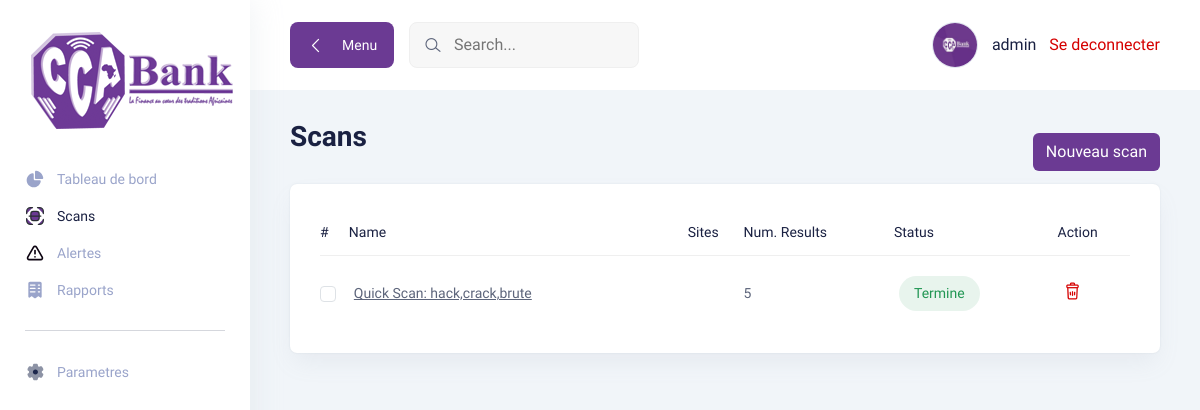
The page /scans/ (signed in) on the database as committed earlier.
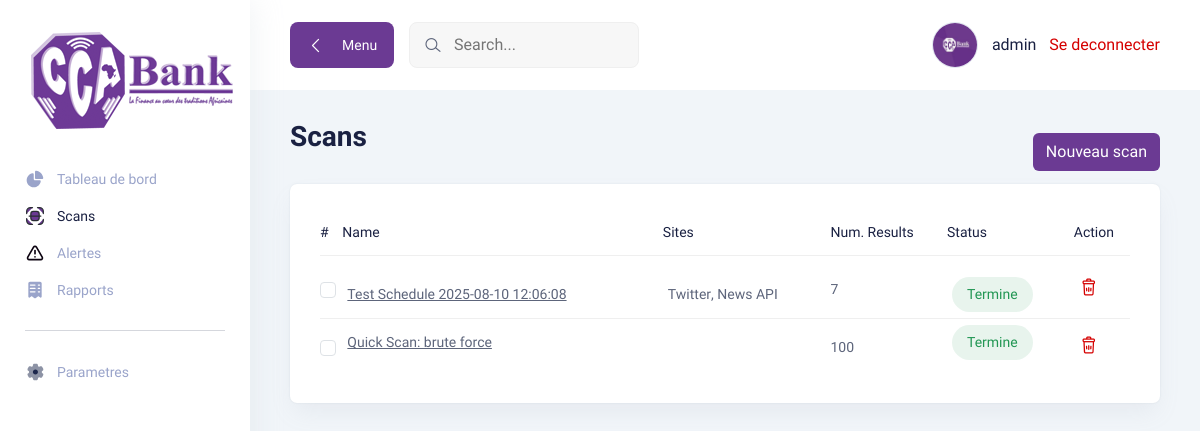
The same page on the database as committed later.
### main/models.py (models this page shows, shortened)
class Scan(models.Model):
    time_run = models.DateTimeField(auto_now_add=True)
    name = models.CharField(max_length=100, null=True)
    sites = models.ManyToManyField(Sites, related_name='scans')
    schedule = models.ForeignKey(ScanSchedule, related_name='scans', on_delete=models.SET_NULL, null=True, blank=True)
    scan_start_date = models.DateTimeField(auto_now_add=True)
    scan_end_date = models.DateTimeField(null=True, blank=True)
    status = models.CharField(max_length=20, choices=[('pending', 'Pending'), ('completed', 'Completed'), ('failed', 'Failed')])
    keywords = models.TextField(null=True, blank=True)

class Sites(models.Model):
    name = models.CharField(max_length=100)
    url = models.URLField(null=True)
    def __str__(self):
        return self.name

### main/views.py (the view)
# urls.py: path('scans/', login_required(scans), name='scans'),
def scans(request):
    scans = Scan.objects.all()
    if request.method == 'POST':
        form = ScanForm(request.POST)
        if form.is_valid():
            form.save()
            messages.success(request, _("Scan cree avec succes!"))
            return redirect('scans')
    else:
        form = ScanForm()
    return render(request, 'main/scans.html', {'form': form, 'scans': scans})

### main/forms.py (shortened to what this page needs)
class ScanForm(forms.ModelForm):
    schedule_time = forms.DateTimeField(
        widget=forms.DateTimeInput(attrs={'type': 'datetime-local', 'class': 'form-control'}),
        label="Start Time"
    )
    frequency = forms.ChoiceField(
        choices=ScanSchedule._meta.get_field('frequency').choices,
        widget=forms.Select(attrs={'class': 'form-control'}),
        label="Frequency"
    )
    class Meta:
        model = Scan
        fields = ['name', 'sites', 'keywords']
        widgets = {
            'sites': forms.SelectMultiple(attrs={'class': 'form-control'}),
            'name': forms.TextInput(attrs={'class': 'form-control', 'placeholder': 'Enter scan name'}),
            'keywords': forms.Textarea(attrs={'class': 'form-control', 'placeholder': 'Enter keywords (optional)', 'rows': 3}),
        }

### main/templates/main/scans.html (shortened to what the changed rows need)
{% extends 'main/blank_page.html' %}
{% load i18n static %}
{% block page_content %}
<div class="title-wrapper pt-30">
    <div class="row align-items-center">
        <div class="col-md-6">
            <div class="title">
                <h2>{% trans "Scans" %}</h2>
            </div>
        </div>
    </div>
</div>
<div class="tables-wrapper">
    <div class="row">
        <div class="col-lg-12">
            <div class="card-style mb-30">
                <div class="table-wrapper table-responsive">
                    <table class="table">
                        <thead>
                        <tr>
                            <th>
                            <h6>#</h6>
                            </th>
                            <th>
                            <h6>Name</h6>
                            </th>
                            <th>
                            <h6>Sites</h6>
                            </th>
                            <th>
                            <h6>Num. Results</h6>
                            </th>
                            <th>
                            <h6>Status</h6>
                            </th>
                            <th>
                            <h6>Action</h6>
                            </th>
                        </tr>
                        </thead>
                        <tbody>
                        {% for scan in scans %}
                        <tr>
                            <td>
                                <input
                                    type="checkbox"
                                    class="select-row form-check-input"
                                    id="scan-{{ scan.id }}"
                                />
                            </td>
                            <td class="min-width">
                                <p style="text-decoration: underline;"><a style="text-decoration: underline;" href="{% url 'scan-detail' scan.id %}">{{ scan.name }}</a></p>
                            </td>
                            <td class="min-width">
                                <p>
                                    {% for site in scan.sites.all %}
                                        <a href="{{ site.get_absolute_url }}">{{ site.name }}</a>{% if not forloop.last %}, {% endif %}
                                    {% endfor %}
                                </p>
                            </td>
                            <td>
                                <p>
                                    {% if scan.results.count == 0 %}
                                        <span class="text-muted" >No results</span>
                                    {% else %}
                                        <a href="#">{{ scan.results.count }}</a>
                                    {% endif %}
                                </p>
                            </td>
                            <td class="min-width">
                                {% if scan.status == 'pending' %}
                                    <span class="status-btn active-btn">{% trans "Pending" %}</span>
                                {% elif scan.status == 'failed' %}
                                    <span class="status-btn close-btn">{% trans 'Failed' %}</span>
                                {% else %}
                                    <span class="status-btn success-btn">{% trans "Termine" %}</span>
                                {% endif %}
                            </td>
                            <td>
                                <div class="action">
                                    <button
                                        class="text-danger"
                                        data-bs-toggle="modal"
                                        data-bs-target="#deleteModal"
                                        data-id="{{ scan.id }}"
                                        data-type="scan"
                                        onclick="document.getElementById('deleteForm').setAttribute('action', '/scans/' + this.getAttribute('data-id') + '/delete/');"
                                    >
                                        <i class="lni lni-trash-can"></i>
                                    </button>
                                </div>
                            </td>
                        </tr>
                        {% endfor %}
                        </tbody>
                    </table>
                </div>
            </div>
        </div>
    </div>
</div>
{% endblock %}

Rows that differ between the two databases and show on the page:
removed Scan: name "Quick Scan: hack,crack,brute", results.count "5"
added Scan: name "Test Schedule 2025-08-10 12:06:08", results.count "7"
now on this page (row unchanged): Sites: name "Twitter"
now on this page (row unchanged): Sites: name "News API"
added Scan: name "Quick Scan: brute force", results.count "100"
